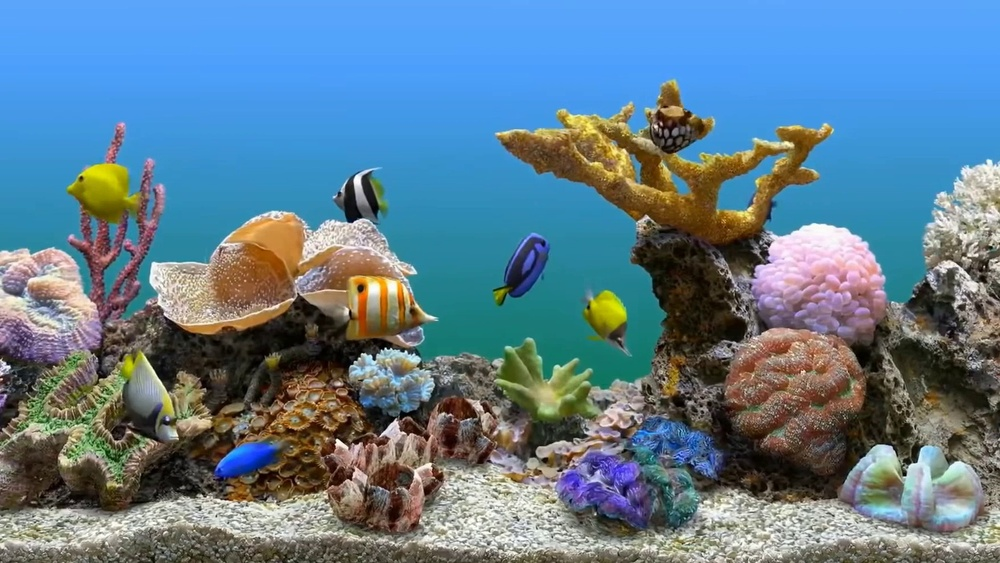
#> input picture EAW-Yolo11/datasets/fish-detection/train/images/01.jpg, 1000 x 563 px, shrunk from 1752 x 986 before the run; its folder holds only this picture in this run
$ python pre_label.py ../EAW-Yolo11/datasets/fish-detection/train/images
#> lines starting #> are read from the running program, lines starting #| are printed output that depends on the picture; after the words box and inside, x2 and y2 are one past the last pixel; in counts of white or black regions, pixels touching at a corner belong together
#> in compute_background_mask, img is the input picture: shape (563, 1000, 3); mean B, G, R 143.4, 125.2, 96
import argparse
import cv2
import numpy as np
import os
from pathlib import Path

# YOLO 类别（这里只有一个类别：fish）
CLASS_ID = 0
DEFAULT_LABEL = "fish_general"  # 自动预标注为普通状态

# ========== 图像处理参数（可微调） ==========
# 黑色鱼体的检测阈值
LOWER_BLACK = np.array([0, 0, 0])
UPPER_BLACK = np.array([180, 255, 60])  # HSV 中较低亮度

# 背景判定阈值：像素在多少比例的帧中被检测为“黑色”即认为是背景
BACKGROUND_RATIO = 0.7

# 面积阈值（避免背景小噪点），默认100，可根据分辨率调整
MIN_CONTOUR_AREA = 100

# 形态学核
MORPH_KERNEL = np.ones((3, 3), np.uint8)


def load_image_files(directory: Path):
    return sorted(
        [p for p in directory.iterdir() if p.suffix.lower() in {".jpg", ".jpeg", ".png"}]
    )


def build_mask(img: np.ndarray) -> np.ndarray:
    hsv = cv2.cvtColor(img, cv2.COLOR_BGR2HSV)
#> hsv: shape (563, 1000, 3); mean H, S, V 67.9, 125.1, 161.1
    mask = cv2.inRange(hsv, LOWER_BLACK, UPPER_BLACK)
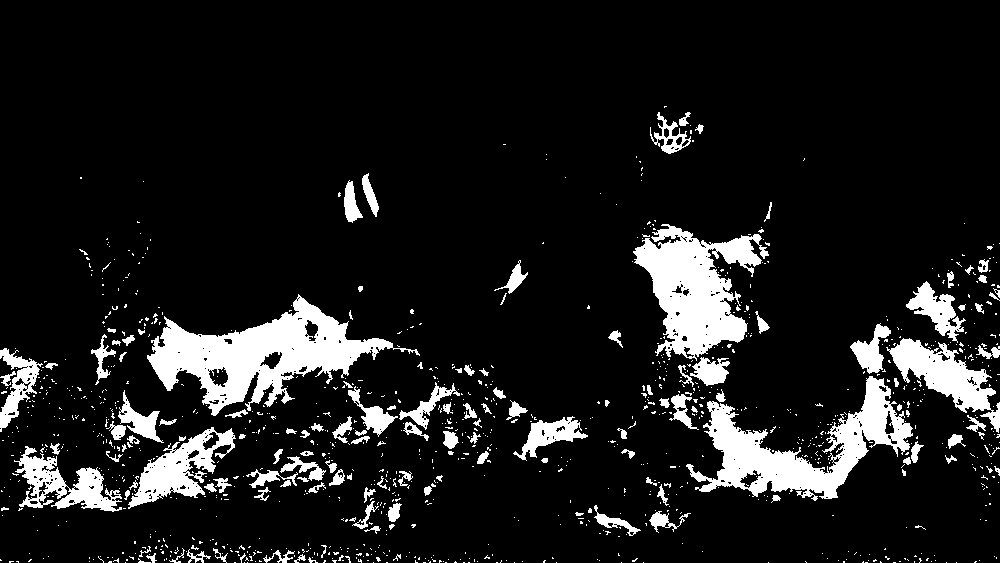
#> mask: shape (563, 1000); 11.2% white; 1116 white regions (980 under 20 px), largest, box (x1, y1, x2, y2) and area: (147, 294, 420, 416) 12169, (686, 376, 913, 501) 9651, (633, 224, 769, 361) 9307
    mask = cv2.morphologyEx(mask, cv2.MORPH_OPEN, MORPH_KERNEL)
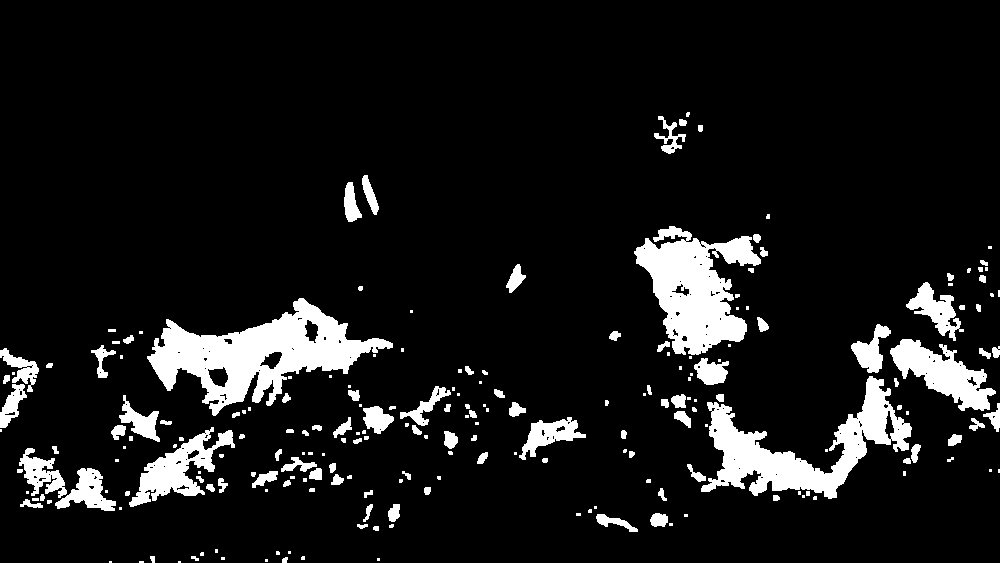
#> mask: shape (563, 1000); 9.7% white; 216 white regions (96 under 20 px), largest, box (x1, y1, x2, y2) and area: (147, 298, 393, 416) 11632, (701, 376, 912, 499) 8799, (634, 226, 761, 355) 8743
    mask = cv2.dilate(mask, MORPH_KERNEL, iterations=1)
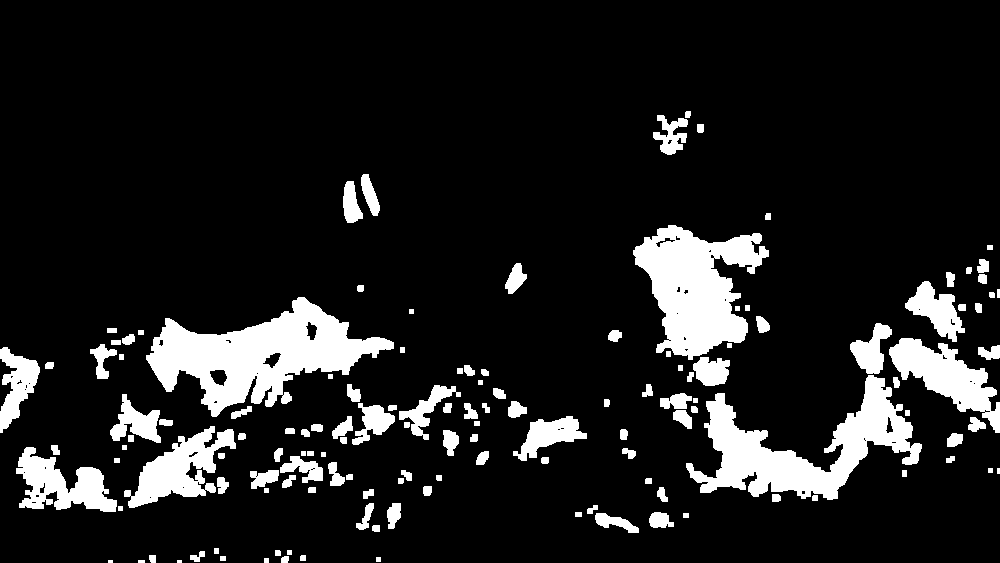
#> mask: shape (563, 1000); 12.3% white; 139 white regions (3 under 20 px), largest, box (x1, y1, x2, y2) and area: (146, 297, 394, 417) 13222, (686, 375, 922, 500) 10972, (633, 225, 769, 360) 10289
    return mask


def compute_background_mask(image_paths, background_dir: Path):
    background_accum = None
    count = len(image_paths)

    for idx, path in enumerate(image_paths, 1):
        img = cv2.imread(str(path))
        if img is None:
            continue
        mask = build_mask(img)
        if background_accum is None:
            background_accum = mask.astype(np.uint32)
        else:
            background_accum += mask.astype(np.uint32)

        if idx % 50 == 0 or idx == count:
            print(f"背景统计进度: {idx}/{count}")

    if background_accum is None:
        raise RuntimeError("未能读取任何有效图像，无法构建背景。")

    threshold = 255 * count * BACKGROUND_RATIO
    background_mask = np.where(background_accum >= threshold, 255, 0).astype(np.uint8)
    background_mask = cv2.morphologyEx(background_mask, cv2.MORPH_OPEN, MORPH_KERNEL)
    background_mask = cv2.dilate(background_mask, MORPH_KERNEL, iterations=1)
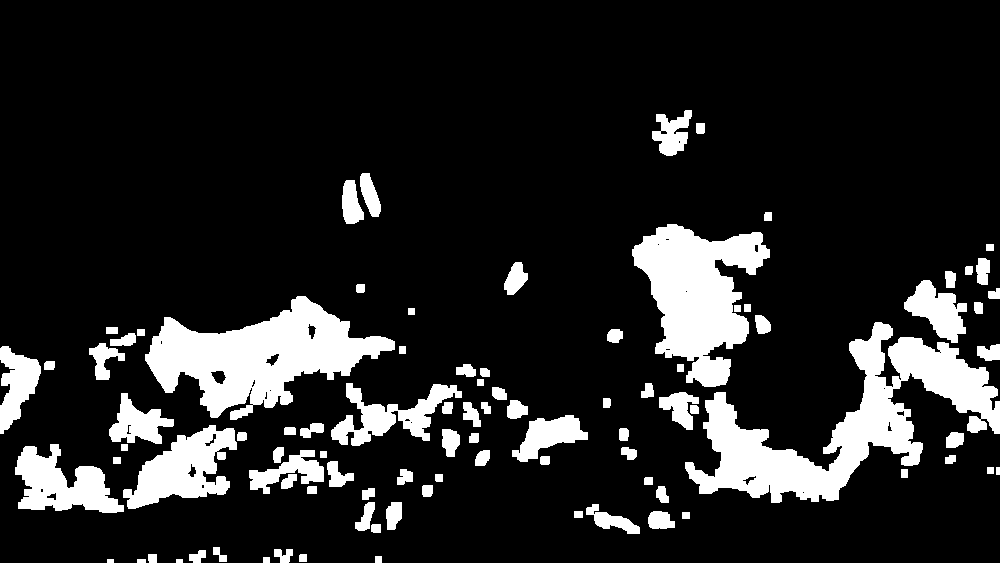
#> background_mask: shape (563, 1000); 14.6% white; 93 white regions, largest, box (x1, y1, x2, y2) and area: (685, 322, 1000, 503) 19117, (145, 296, 395, 420) 14754, (632, 224, 770, 387) 12353

    background_dir.mkdir(parents=True, exist_ok=True)
    cv2.imwrite(str(background_dir / "background_mask.png"), background_mask)
    return background_mask


def write_labelme_json(path: Path, img_shape, boxes, labelme_dir: Path):
    import json

    h, w = img_shape[:2]
    labelme_dir.mkdir(parents=True, exist_ok=True)
    json_path = labelme_dir / (path.stem + ".json")
    img_rel = os.path.relpath(str(path), str(labelme_dir))

    shapes = []
    for x, y, bw, bh in boxes:
        shapes.append({
            "label": DEFAULT_LABEL,
            "points": [[float(x), float(y)], [float(x + bw), float(y + bh)]],
            "group_id": 0,
            "shape_type": "rectangle",
            "flags": {}
        })

    data = {
        "version": "5.3.1",
        "flags": {},
        "shapes": shapes,
        "imagePath": img_rel,
        "imageData": None,
        "imageHeight": int(h),
        "imageWidth": int(w),
    }

    with open(json_path, "w", encoding="utf-8") as f:
        json.dump(data, f, ensure_ascii=False, indent=2)


def process_images(
    image_paths,
    background_mask,
    output_dir: Path,
    vis_dir: Path,
    background_dir: Path,
    labelme_dir: Path,
):
    h, w = None, None
    background_inv = cv2.bitwise_not(background_mask)

    for idx, path in enumerate(image_paths, 1):
        img = cv2.imread(str(path))
        if img is None:
            continue

        if h is None or w is None:
            h, w = img.shape[:2]
#> h = 563; w = 1000

        mask = build_mask(img)
        foreground_mask = cv2.bitwise_and(mask, mask, mask=background_inv)
#> foreground_mask: shape (563, 1000); every value is 0

        contours, _ = cv2.findContours(foreground_mask, cv2.RETR_EXTERNAL, cv2.CHAIN_APPROX_SIMPLE)
#> contours = []

        output_dir.mkdir(parents=True, exist_ok=True)
        label_path = output_dir / (path.stem + ".txt")
        boxes = []

        with open(label_path, "w") as f:
            for c in contours:
                x, y, bw, bh = cv2.boundingRect(c)
                if bw * bh < MIN_CONTOUR_AREA:
                    continue

                x_center = (x + bw / 2) / w
                y_center = (y + bh / 2) / h
                norm_w = bw / w
                norm_h = bh / h

                f.write(f"{CLASS_ID} {x_center:.6f} {y_center:.6f} {norm_w:.6f} {norm_h:.6f}\n")
                boxes.append((x, y, bw, bh))
#> this loop made 0 passes
#> after the loop, boxes = []

        vis_img = img.copy()
        for (x, y, bw, bh) in boxes:
            cv2.rectangle(vis_img, (x, y), (x + bw, y + bh), (0, 255, 0), 2)

        vis_dir.mkdir(parents=True, exist_ok=True)
        cv2.imwrite(str(vis_dir / path.name), vis_img)
        background_dir.mkdir(parents=True, exist_ok=True)
        cv2.imwrite(str(background_dir / f"mask_{path.stem}.png"), foreground_mask)
        write_labelme_json(path, img.shape, boxes, labelme_dir)  # 生成 Labelme JSON

        if idx % 50 == 0 or idx == len(image_paths):
            print(f"处理进度: {idx}/{len(image_paths)}")
#| 处理进度: 1/1


def parse_args():
    parser = argparse.ArgumentParser(
        description="基于数据根目录批量生成 YOLO 预标注、可视化和 Labelme JSON"
    )
    parser.add_argument(
        "data_root",
        help="数据根目录或同名 .bag 文件路径（脚本会自动在根目录下寻找 images/、labels/ 等子目录）",
    )
    parser.add_argument(
        "--images-dir",
        help="自定义图像目录（默认: <data_root>/images）",
    )
    parser.add_argument(
        "--labels-dir",
        help="自定义 YOLO 标签目录（默认: <data_root>/labels）",
    )
    parser.add_argument(
        "--visuals-dir",
        help="自定义可视化输出目录（默认: <data_root>/visuals）",
    )
    parser.add_argument(
        "--background-dir",
        help="自定义背景输出目录（默认: <data_root>/background）",
    )
    parser.add_argument(
        "--labelme-dir",
        help="自定义 Labelme JSON 输出目录（默认: <data_root>/labelme）",
    )
    return parser.parse_args()


def main():
    args = parse_args()

    data_root = Path(args.data_root).expanduser().resolve()
    if data_root.suffix == ".bag":
        candidate = data_root.with_suffix("")
        if candidate.exists():
            data_root = candidate
        else:
            data_root = data_root.parent / data_root.stem
    if not data_root.exists():
        raise FileNotFoundError(f"数据根目录不存在: {data_root}")

    input_dir = Path(args.images_dir).expanduser().resolve() if args.images_dir else data_root / "images"
    output_dir = Path(args.labels_dir).expanduser().resolve() if args.labels_dir else data_root / "labels"
    vis_dir = Path(args.visuals_dir).expanduser().resolve() if args.visuals_dir else data_root / "visuals"
    background_dir = Path(args.background_dir).expanduser().resolve() if args.background_dir else data_root / "background"
    labelme_dir = Path(args.labelme_dir).expanduser().resolve() if args.labelme_dir else data_root / "labelme"

    if not input_dir.exists():
        raise FileNotFoundError(f"图像目录不存在: {input_dir}")

    image_paths = load_image_files(input_dir)
    if not image_paths:
        raise RuntimeError(f"目录中未找到图像文件: {input_dir}")

    print(f"数据根目录: {data_root}")
    print(f"图像目录: {input_dir}")
    print(f"YOLO 标签输出: {output_dir}")
    print(f"可视化输出: {vis_dir}")
    print(f"背景输出: {background_dir}")
    print(f"Labelme 输出: {labelme_dir}")

    print("第一阶段：统计背景...")
    background_mask = compute_background_mask(image_paths, background_dir)

    print("第二阶段：生成检测与标注...")
    process_images(image_paths, background_mask, output_dir, vis_dir, background_dir, labelme_dir)

    print("✅ 标注完成！")
    print(f"标签保存在: {output_dir}")
    print(f"可视化结果保存在: {vis_dir}")
    print(f"背景调试输出保存在: {background_dir}")
    print(f"Labelme JSON 保存在: {labelme_dir}")


if __name__ == "__main__":
    main()

$ run again, on EAW-Yolo11/datasets/fish-detection/train/images/06.jpg
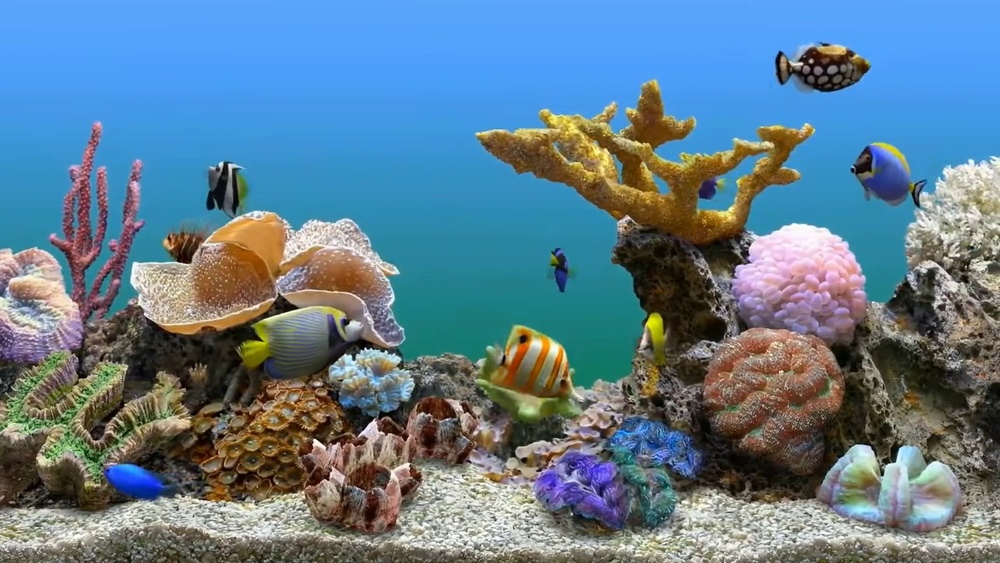
#> input picture EAW-Yolo11/datasets/fish-detection/train/images/06.jpg, 1000 x 563 px, shrunk from 1752 x 986 before the run
#> in compute_background_mask, img is the input picture: shape (563, 1000, 3); mean B, G, R 143.1, 125, 96.9
#> hsv: shape (563, 1000, 3); mean H, S, V 67.9, 122.9, 160.5
#> in build_mask, `mask = cv2.inRange(hsv, LOWER_BLACK, UPPER_BLACK)`:
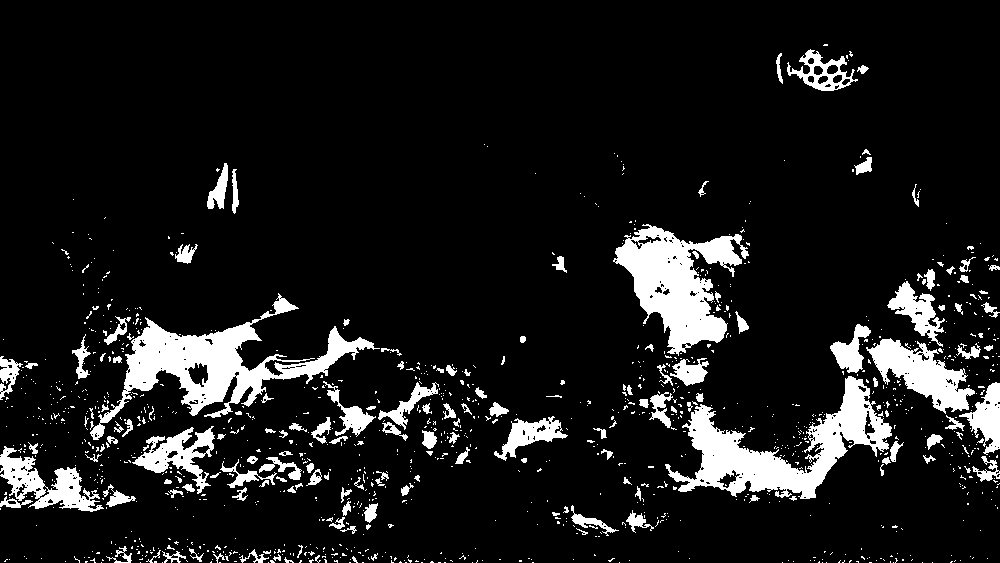
#> mask: shape (563, 1000); 10.5% white; 1186 white regions (1031 under 20 px), largest, box (x1, y1, x2, y2) and area: (90, 293, 380, 440) 9980, (665, 376, 892, 499) 9440, (613, 224, 749, 356) 8311
#> background_accum: shape (563, 1000) uint32; 11.6% white; 165 white regions (3 under 20 px), largest, box (x1, y1, x2, y2) and area: (90, 318, 374, 441) 11035, (669, 375, 901, 500) 10816, (614, 225, 749, 355) 9257
#> in compute_background_mask, `background_mask = cv2.dilate(background_mask, MORPH_KERNEL, iterations..`:
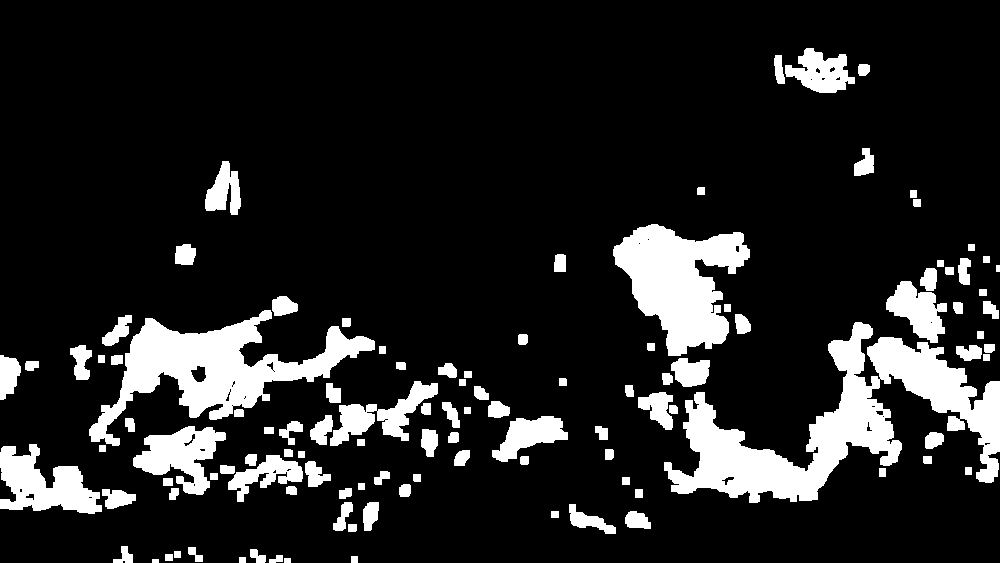
#> background_mask: shape (563, 1000); 14.1% white; 112 white regions, largest, box (x1, y1, x2, y2) and area: (664, 322, 1000, 503) 21015, (89, 310, 375, 446) 12894, (613, 224, 750, 356) 10248
#> foreground_mask: shape (563, 1000); every value is 0
#> contours = []
#| 处理进度: 1/1

$ run again, on EAW-Yolo11/datasets/fish-detection/train/images/07.jpg
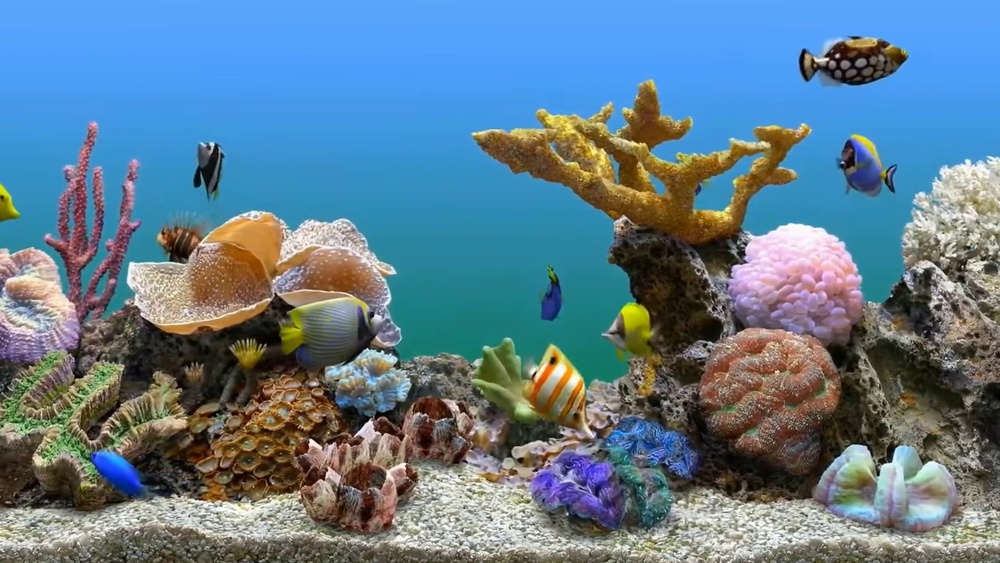
#> input picture EAW-Yolo11/datasets/fish-detection/train/images/07.jpg, 1000 x 563 px, shrunk from 1752 x 986 before the run
#> in compute_background_mask, img is the input picture: shape (563, 1000, 3); mean B, G, R 142.6, 124.7, 97
#> hsv: shape (563, 1000, 3); mean H, S, V 67.7, 122.8, 160.2
#> in build_mask, `mask = cv2.inRange(hsv, LOWER_BLACK, UPPER_BLACK)`:
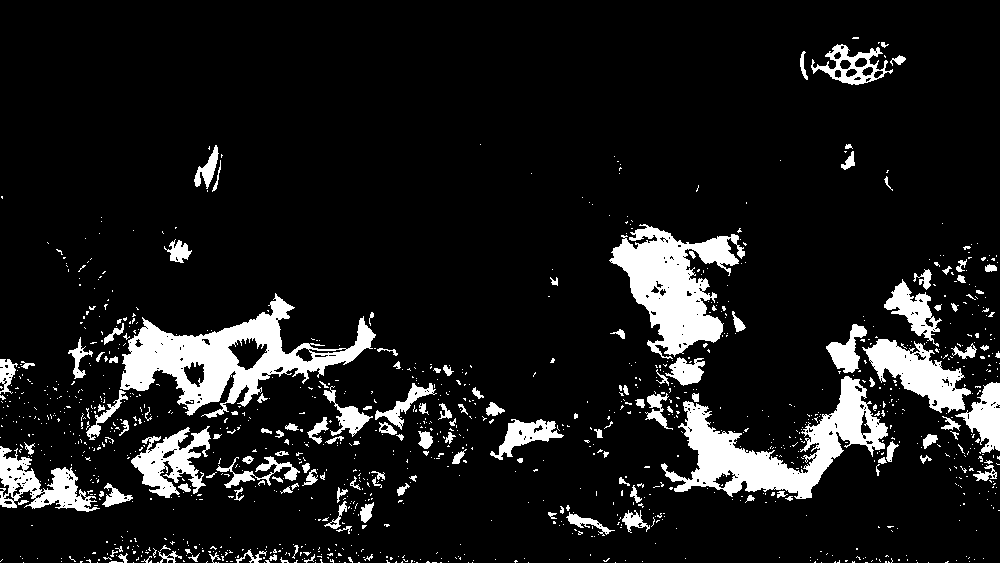
#> mask: shape (563, 1000); 10.7% white; 1184 white regions (1041 under 20 px), largest, box (x1, y1, x2, y2) and area: (120, 293, 376, 418) 10818, (661, 376, 888, 499) 9352, (609, 224, 745, 359) 8566
#> background_accum: shape (563, 1000) uint32; 11.8% white; 137 white regions, largest, box (x1, y1, x2, y2) and area: (86, 295, 376, 436) 12752, (660, 375, 897, 500) 10850, (610, 226, 746, 356) 9463
#> in compute_background_mask, `background_mask = cv2.dilate(background_mask, MORPH_KERNEL, iterations..`:
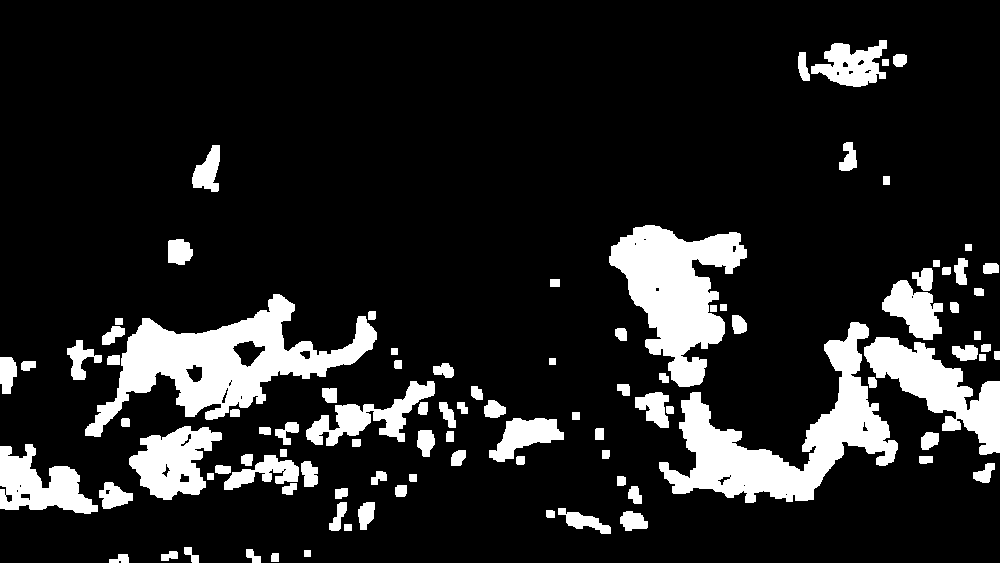
#> background_mask: shape (563, 1000); 14.2% white; 98 white regions, largest, box (x1, y1, x2, y2) and area: (85, 294, 377, 437) 14490, (659, 322, 898, 503) 13769, (609, 225, 747, 387) 11465
#> foreground_mask: shape (563, 1000); every value is 0
#> contours = []
#| 处理进度: 1/1
